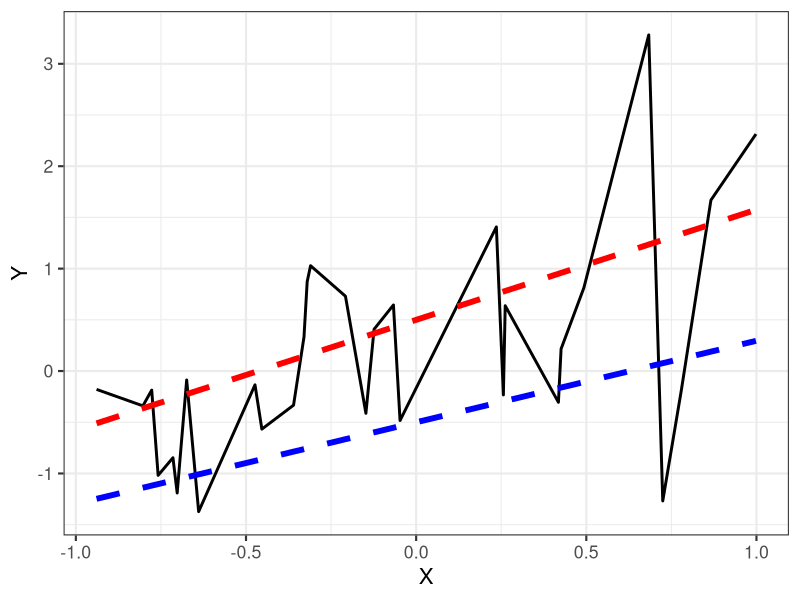

The R source for this figure: (Note: a time limit stopped this script after it produced the figure.)

### Libraries (if necessary)
library(tidyverse)

set.seed(2023)

##### Question 1.A

## True Underlying Model
N = 30
x = runif(N, -1, 1)
e = rnorm(N, 0, 1)
y = 0.8 * x + e

## Fitted Models

g1.Mod = lm(y ~ 0 + x, offset = rep(0.5, N))

g2.Mod = lm(y ~ 0 + x, offset = rep(-0.5, N))

## Plot true model and overlay fitted models
colVec = c("blue", "red", "black")
lmPlotData = data.frame("X" = x,
                        "Y" = y,
                        "G1" = g1.Mod$fitted.values,
                        "G2" = g2.Mod$fitted.values,
                        "Color" = colVec)

pdf("lmPlot.pdf")
ggplot(lmPlotData, aes(x = X)) +
  geom_line(aes(y = Y), color = "black", size = 1, linetype = 1) +
  geom_line(aes(y = G1), color = "red", size = 2, linetype = 2) +
  geom_line(aes(y = G2), color = "blue", size = 2, linetype = 2) +
  theme_bw(base_size = 16)
dev.off()

## Expected Performance using R^2

MSE = function(N, yhat, y){
  (1/N)*sum((yhat - y)^2)
}

summary(g1.Mod)
summary(g2.Mod)

G1.MSE = MSE(N, lmPlotData$G1, y)
G2.MSE = MSE(N, lmPlotData$G2, y)

##### Question 1.B

dataSize = 10000
setSize = 5:25

matG.star.out = matrix(0, nrow = 21, ncol = dataSize)
matG.star.val = matrix(0, nrow = 21, ncol = dataSize)

for(i in 1:dataSize){
  
  xi = runif(N, -1, 1)
  ei = rnorm(N, 0, 1)
  yi = 0.8 * xi + ei
  
  for (j in 1:length(setSize)){
    
    sizeS = setSize[j]
    sizeTrain = N - sizeS
    
    samp = sort(sample(1:N, sizeS, replace = FALSE))
    
    valData = xi[samp]
    trainData = xi[-samp]
    
    yVal = yi[samp]
    yTrain = yi[-samp]
    
    g1.Mod.i = lm(yTrain ~ 0 + trainData, offset = rep(0.5, sizeTrain))
    b1 = as.numeric(g1.Mod.i$coefficients)
    
    g2.Mod.i = lm(yTrain ~ 0 + trainData, offset = rep(-0.5, sizeTrain))
    b2 = as.numeric(g2.Mod.i$coefficients)
    
    g1.valPred = 0.5 + (b1 * valData)
    g2.valPred = -0.5 + (b2 * valData)
    
    G1.MSE.i = MSE(sizeS, g1.valPred, yVal)
    G2.MSE.i = MSE(sizeS, g2.valPred, yVal)
    
    if(G1.MSE.i < G2.MSE.i){
      
      matG.star.out[j, i] = MSE(sizeTrain, g1.Mod.i$fitted.values, yTrain)
      matG.star.val[j, i] = G1.MSE.i
    }
    
    else {
      matG.star.out[j, i] = MSE(sizeTrain, g2.Mod.i$fitted.values, yTrain)
      matG.star.val[j, i] = G2.MSE.i
    }
  }
}

err.Gstar.out = rowMeans(matG.star.out)
err.Gstar.val = rowMeans(matG.star.val)

errorPlotData = data.frame("SetSize" = setSize,
                           "ValExp" = err.Gstar.val,
                           "OutExp" = err.Gstar.out)

pdf("errorPlot.pdf")
ggplot(errorPlotData, aes(x = SetSize)) +
  geom_line(aes(y = ValExp), color = "black", linewidth = 2, linetype = 1) +
  geom_line(aes(y = OutExp), color = "red", linewidth = 2, linetype = 1) +
  xlab("Size of Validation Set") + ylab("Expected Error") +
  theme_bw(base_size = 16) + 
  scale_x_continuous(sec.axis = dup_axis(~rev(.), name = "Size of Training Set"))
dev.off()
